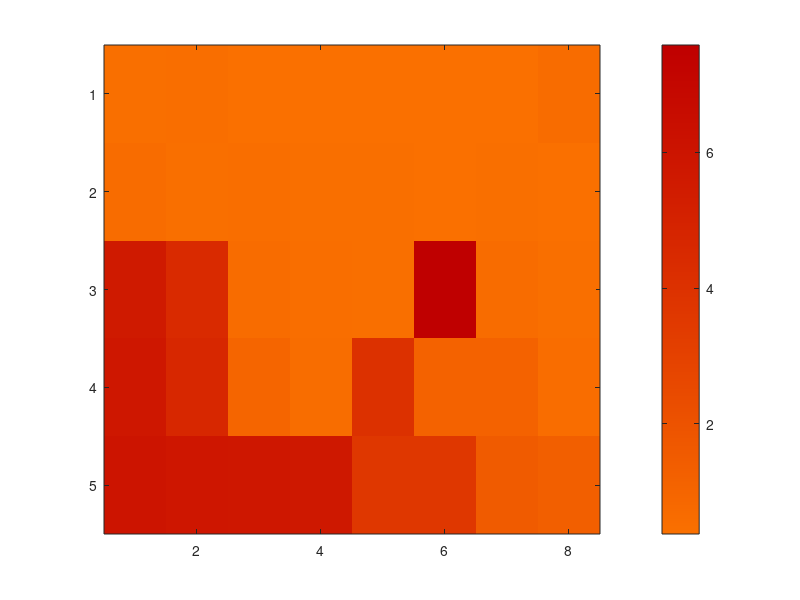

MATLAB code to generate this figure: (Note: this script raises an error after producing the figure.)
%% Data (rows = RC dimension, columns = spectral radius)
rc_dim = [512; 128; 64; 16; 8];
rho    = [0.5 0.6 0.75 0.8 0.85 0.9 0.95 0.99];

Z = [ ...
    0.48 0.50 0.39 0.39 0.38 0.38 0.41 0.66;
    0.66 0.44 0.51 0.45 0.44 0.43 0.45 0.41;
    5.61 4.43 0.61 0.54 0.47 7.58 0.61 0.49;
    5.78 4.68 1.00 0.60 4.00 1.14 1.14 0.56;
    5.99 5.81 5.78 5.70 3.66 3.66 1.54 1.32];

function cmap = orangeToRedMap(n)
    if nargin < 1, n = 256; end

    % Define endpoints (RGB in [0,1])
    orange = [1.00 0.45 0.00];  % strong orange (no yellow)
    red    = [0.85 0.00 0.00];  % deep red

    % Convert to HSV for a clean hue transition without passing through yellow
    hsvO = rgb2hsv(orange);
    hsvR = rgb2hsv(red);

    % Interpolate hue/sat/value
    t = linspace(0,1,n)';
    hsv = zeros(n,3);

    % Hue: go from orange hue to red hue directly
    hsv(:,1) = (1-t)*hsvO(1) + t*hsvR(1);

    % Saturation: keep high, slightly increase to boost contrast
    hsv(:,2) = (1-t)*max(hsvO(2),0.90) + t*max(hsvR(2),0.98);

    % Value: slightly decrease towards red to increase perceived contrast
    hsv(:,3) = (1-t)*0.98 + t*0.75;

    cmap = hsv2rgb(hsv);

    % Clamp
    cmap = max(min(cmap,1),0);
end

%% Treat axes as categorical (equidistant spacing)
% We plot Z on a regular grid 1..M by 1..N and only label ticks.
Z_plot = Z;  % keep original row order: 512,128,64,16,8 (top to bottom)

figure('Color','w');
imagesc(Z_plot);

% Softer colormap (less contrast than jet/turbo)
colormap(orangeToRedMap(256));
cb = colorbar;
cb.Label.String = 'Error value (%)';   % rename if needed

% Equal spacing for both axes
axis tight;
axis ij;  % puts first row at the top (matches your table order)

% X axis labels = spectral radius
xticks(1:numel(rho));
xticklabels(string(rho));
xlabel('Spectral Radius \rho');

% Y axis labels = RC dimension (nodes)
yticks(1:numel(rc_dim));
yticklabels(string(rc_dim));
ylabel('RC Dimension (Nodes)');

title('Performance in stage test');

% Optional: improve readability
ax = gca;
ax.FontSize = 12;
ax.TickDir  = 'out';
